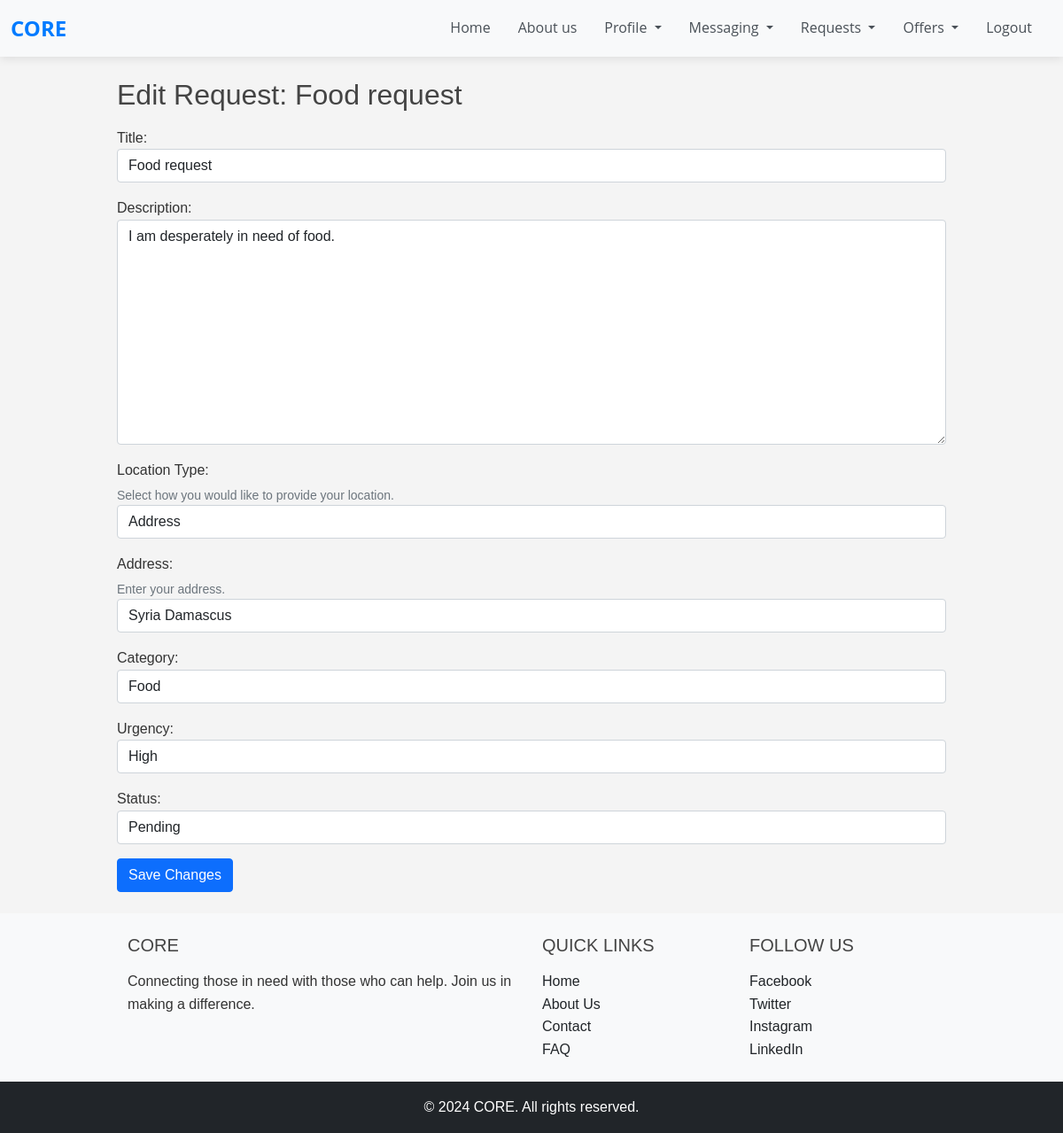
Page /edit_request/94/ (signed in) on the committed database.
### requests_app/models.py (models this page shows, shortened)
class Request(models.Model):
    CATEGORY_CHOICES = (
        ('food', 'Food'),
        ('water', 'Water'),
        ('clothing', 'Clothing'),
        ('shelter', 'Shelter'),
        ('medical', 'Medical Supplies'),
        ('other', 'Other'),
    )
    URGENCY_LEVELS = (
        ('low', 'Low'),
        ('medium', 'Medium'),
        ('high', 'High'),
    )
    STATUS_CHOICES = (
        ('pending', 'Pending'),
        ('accepted', 'Accepted'),
        ('in_progress', 'In Progress'),
        ('completed', 'Completed'),
        ('cancelled', 'Cancelled'),
    )
    LOCATION_CHOICES = (
        ('address', 'Address'),
        ('coordinates', 'Latitude and Longitude'),
    )
    user = models.ForeignKey(User, on_delete=models.CASCADE)
    title = models.CharField(max_length=100, default='No title given')
    description = models.TextField(default='No description given')
    location_type = models.CharField(max_length=20, choices=LOCATION_CHOICES, default='address')
    address = models.CharField(
        max_length=255,
        blank=True,
        default="No address provided"
    )
    latitude = models.FloatField(
        null=True,
        blank=True,
        default=51.99656842422461
    )
    longitude = models.FloatField(
        null=True,
        blank=True,
        default=-0.9913942306871908
    )
    category = models.CharField(max_length=50, choices=CATEGORY_CHOICES, default='Other')
    urgency = models.CharField(max_length=10, choices=URGENCY_LEVELS, default='Low')
    status = models.CharField(max_length=11, choices=STATUS_CHOICES, default='Pending')
    accepted_by = models.ForeignKey(
        User,
        null=True,
        blank=True,
        on_delete=models.SET_NULL,
        related_name='accepted_requests'
    )
    created_at = models.DateTimeField(default=timezone.now, editable=False)

### requests_app/views.py (the view)
# urls.py: path('edit_request/<int:pk>/', requests_views.edit_request, name='edit_request'),
@login_required
def edit_request(request, pk):
    req = get_object_or_404(Request, pk=pk, user=request.user)
    if request.method == 'POST':
        form = RequestForm(request.POST, instance=req)
        if form.is_valid():
            form.save()
            return redirect('user_request_list')
    else:
        form = RequestForm(instance=req)
    return render(request, 'edit_request.html', {'form': form})

### requests_app/templates/edit_request.html (shortened to what this page needs)
{% extends 'base.html' %}
{% block content %}
{% load static %}
<link rel="stylesheet" type="text/css" href="{% static 'css/styles.css' %}">
<div class="container mt-4">
    <h2>Edit Request: {{ form.instance.title }}</h2>
    <form method="post" class="request-form">
        {% for field in form %}
            <div class="mb-3 form-group" id="div_id_{{ field.name }}">
                {{ field.label_tag }}
                {% if field.help_text %}
                    <div class="form-text">{{ field.help_text }}</div>
                {% endif %}
                {{ field }}
            </div>
        {% endfor %}
        <button type="submit" class="btn btn-primary">Save Changes</button>
    </form>
</div>
{% endblock %}

### static/css/base.css (style rules this page uses)
html, body { height: 100%; margin: 0; display: flex; flex-direction: column; }

### static/css/styles.css (style rules this page uses)
* { margin: 0; padding: 0; box-sizing: border-box; }
body { font-family: Arial, sans-serif; background-color: #f4f4f4; color: #333; line-height: 1.6; }
.container { width: 80%; margin: auto; overflow: hidden; }
h1, h2, h3, h4, h5, h6 { margin-bottom: 1rem; color: #444; }
button { display: inline-block; padding: 0.75rem 1.25rem; font-size: 1rem; cursor: pointer; border: none; background-color: #007BFF; color: #fff; border-radius: 5px; }
input, textarea { width: 100%; padding: 0.75rem; margin-bottom: 1rem; border: 1px solid #ccc; border-radius: 5px; }
:root { --button-size-small: 8px 16px; --button-size-medium: 12px 24px; --button-size-large: 16px 32px; }

### rows in the picture
Request: instance "Food request", form "Food request" "I am desperately in need of food." "Address" "Syria Damascus" "Food" "High" "Pending"

### other values in the picture
{{ field.label_tag }} "Title:" "Description:" "Location Type:" "Address:" "Category:" "Urgency:" "Status:"
{{ field.help_text }} "Select how you would like to provide your location." "Enter your address."
